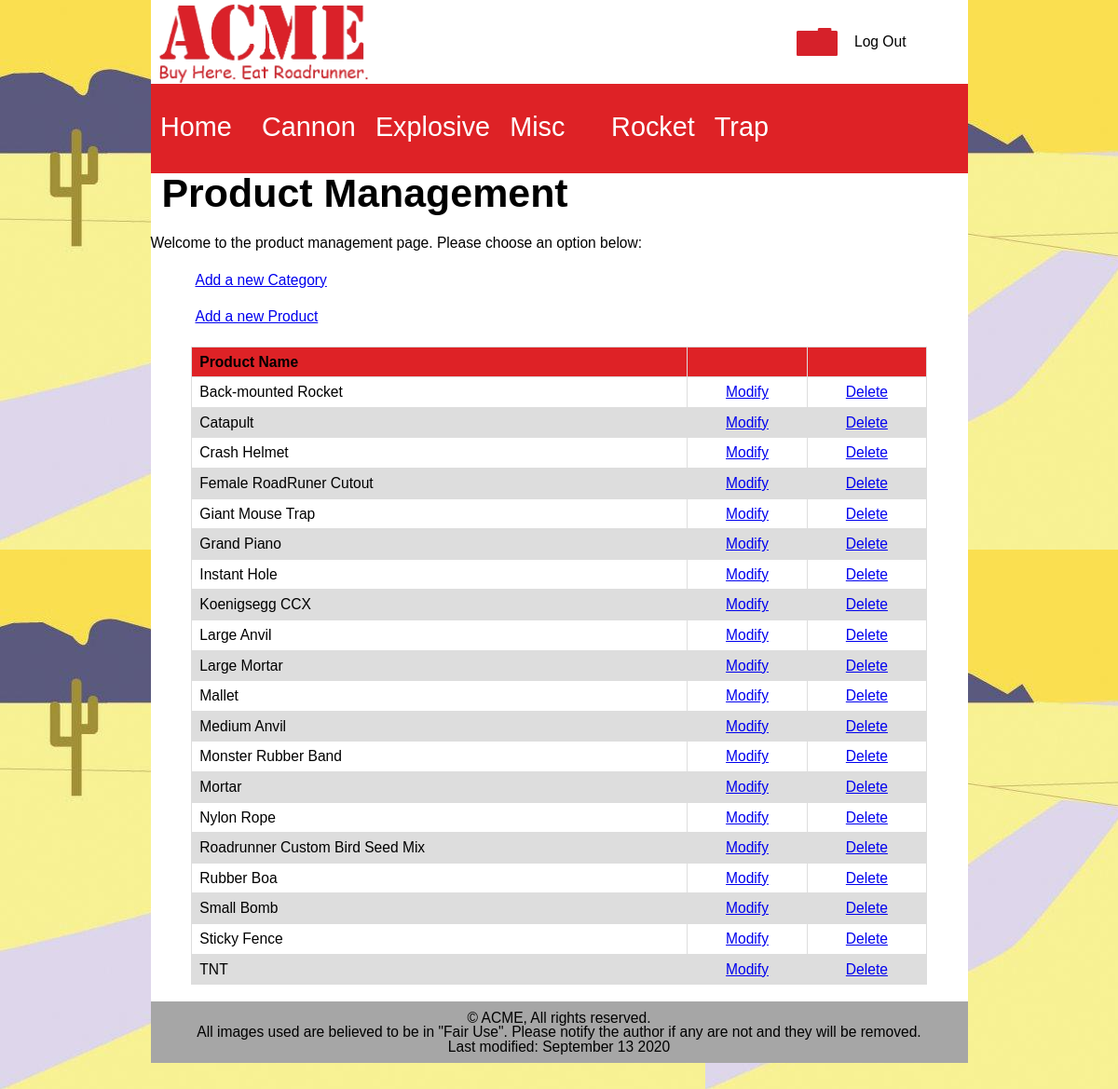
The app's page /products/index.php (signed in) with its own data.
### tables this page shows
CREATE TABLE `categories` (
  `categoryId` int(10) UNSIGNED NOT NULL,
  `categoryName` varchar(30) NOT NULL
);

CREATE TABLE `inventory` (
  `invId` int(11) UNSIGNED NOT NULL,
  `invName` varchar(50) NOT NULL DEFAULT '',
  `invDescription` text NOT NULL,
  `invImage` varchar(50) NOT NULL DEFAULT '',
  `invThumbnail` varchar(50) NOT NULL DEFAULT '',
  `invPrice` decimal(10,2) NOT NULL DEFAULT '0.00',
  `invStock` smallint(6) NOT NULL DEFAULT '0',
  `invSize` smallint(6) NOT NULL DEFAULT '0',
  `invWeight` smallint(6) NOT NULL DEFAULT '0',
  `invLocation` varchar(35) NOT NULL DEFAULT '',
  `categoryId` int(10) UNSIGNED NOT NULL,
  `invVendor` varchar(20) NOT NULL DEFAULT '',
  `invStyle` varchar(20) NOT NULL DEFAULT ''
);

### model/acme-model.php (called while the page is built, shortened)
<?php
function getCategories(){
$db = acmeConnect();
$sql = 'SELECT categoryName, categoryId FROM categories ORDER BY categoryName ASC';
$stmt = $db->prepare($sql);
$stmt->execute();
$categories = $stmt->fetchAll();
return $categories;
}

### model/products-model.php (called while the page is built, shortened)
<?php
function getProductBasics() {
    $db = acmeConnect();
    $sql = 'SELECT invName, invId FROM inventory ORDER BY invName ASC';
    $stmt = $db->prepare($sql);
    $stmt->execute();
    $products = $stmt->fetchAll(PDO::FETCH_ASSOC);
    return $products;
}

### products/index.php (the view, shortened to what this page needs)
<?php
require_once '../model/acme-model.php';
require_once '../model/products-model.php';
require_once '../library/functions.php';
if(isset($_SESSION['loggedin'])){
    $headerAccount = createHeaderAccount(true);
} else {
    $headerAccount = createHeaderAccount(false);
}
$categories = getCategories();
$navList = createNav($categories);
$action = filter_input(INPUT_POST, 'action');
if ($action == NULL){
 $action = filter_input(INPUT_GET, 'action');
}
switch ($action) {
	default:
            $products = getProductBasics();
            if( count($products) > 0 ) {
                $prodList = '<table>';
                $prodList .= '<thead>';
                $prodList .= '<tr><th>Product Name</th><td>&nbsp;</td><td>&nbsp;</td></tr>';
                $prodList .= '</thead>';
                $prodList .= '<tbody>';
                foreach ( $products as $product ) {
                    $prodList .= "<tr><td>$product[invName]</td>";
                    $prodList .= "<td><a href='/acme/products?action=mod&id=$product[invId]' title='Click to modify'>Modify</a></td>";
                    $prodList .= "<td><a href='/acme/products?action=del&id=$product[invId]' title='Click to delete'>Delete</a></td></tr>";
                }
                    $prodList .= '</tbody></table>';
                } else {
                    $message = '<p class="notify">Sorry, no products were returned.</p>';
            }
            include "../view/prod-mgmt.php";
}

### library/functions.php (shortened to what this page needs)
<?php
function createNav($categories){
    $navList = '<ul id="nav_ul">';
    $navList .= "<li id='homeNavItem' class='nav_li'><a href='/acme/' title='View the Acme home page'>Home</a></li>";
    foreach ($categories as $category) {
        $navList .= "<li id='$category[categoryName]NavItem' class='nav_li'><a href='/acme/products/?action=category&type=$category[categoryName]' title='View our $category[categoryName] product line'>$category[categoryName]</a></li>";
    }
    $navList .= '</ul>';
    return $navList;
}
function createHeaderAccount($loggedin){
    $headerAccount = '';
    if ($loggedin){
        $headerAccount .= "<a id='headerAccount' href='/acme/accounts/index.php?action=logout'>";
        $headerAccount .= "<img id='myAccountImg' src='/acme/images/site/account.gif' alt='My Account'>";
        $headerAccount  .= "<p>Log Out</p></a>";
    } else {
        $headerAccount  = "<a id='headerAccount' href='/acme/accounts/index.php?action=login'>";
        $headerAccount .= "<img id='myAccountImg' src='/acme/images/site/account.gif' alt='My Account'>";
        $headerAccount  .= "<p>My Account</p></a>";
    }
    return $headerAccount;
}

### styles/main.css (style rules this page uses)
html, body, div, span, h1, h2, h3, h4, h5, h6, p, a, img, ol, ul, li, article, aside, figure, figcaption, footer, header, nav, section { margin: 0; padding: 0; border: 0; font-size: 100%; }
body { line-height: 1; overflow-x: hidden; }
ol, ul { list-style: none; }
body { font-size: 15.6px; font-family: "Comic Sans MS", cursive, sans-serif; background-image: url(../images/site/background.jpg) ; display: flex; justify-content: center; }
#headerAccount { display: flex; flex-wrap: nowrap; align-items: center; margin-right: 5vw; height: 4vw; max-height: 35px; }
#headerAccount:link, #headerAccount:visited { text-decoration: none; color: black; }
#headerAccount p { align-self: center; padding-left: 1.5vw; padding-right: 0.5vw; font-size: 0.8em; }
#myAccountImg { margin-left: 0.5vw; height: 3vw; max-height: 30px; }
.nav_li > a { color: #ffffff; text-decoration: none; }
#nav_ul { display: flex; justify-content: flex-start; background-color: #de2226; height: 10vw; max-height: 96px; }
.nav_li { margin: 2vw .5vw 0 .5vw; padding: 1vw .5vw 0 .5vw; flex-basis: 10%; font-size: 3vw; }
table { font-family: arial, sans-serif; border-collapse: collapse; width: 90%; margin: 2% 5%; }
td, th { border: 1px solid #dddddd; text-align: left; padding: 8px; }
thead { background-color: #de2226; }
td:not(:first-child) { text-align: center; }
tr:nth-child(even) { background-color: #dddddd; }
@media (min-width: 41.67em) { #headerAccount p { font-size: 1em; } }
@media (min-width: 60em) { .nav_li { font-size: 28.77px; margin: 21.5px 5.3px 0 5.3px; padding: 10.7px 5.3px 0 5.3px; } }

### records on screen
categories: categoryName "Cannon"
categories: categoryName "Explosive"
categories: categoryName "Misc"
categories: categoryName "Rocket"
categories: categoryName "Trap"
inventory: invName "Back-mounted Rocket"
inventory: invName "Catapult"
inventory: invName "Crash Helmet"
inventory: invName "Female RoadRuner Cutout"
inventory: invName "Giant Mouse Trap"
inventory: invName "Grand Piano"
inventory: invName "Instant Hole"
inventory: invName "Koenigsegg CCX"
inventory: invName "Large Anvil"
inventory: invName "Large Mortar"
inventory: invName "Mallet"
inventory: invName "Medium Anvil"
inventory: invName "Monster Rubber Band"
inventory: invName "Mortar"
inventory: invName "Nylon Rope"
inventory: invName "Roadrunner Custom Bird Seed Mix"
inventory: invName "Rubber Boa"
inventory: invName "Small Bomb"
inventory: invName "Sticky Fence"
inventory: invName "TNT"

### other values on screen
date ("F d Y", filemtime("../index.php")) "September 13 2020"
